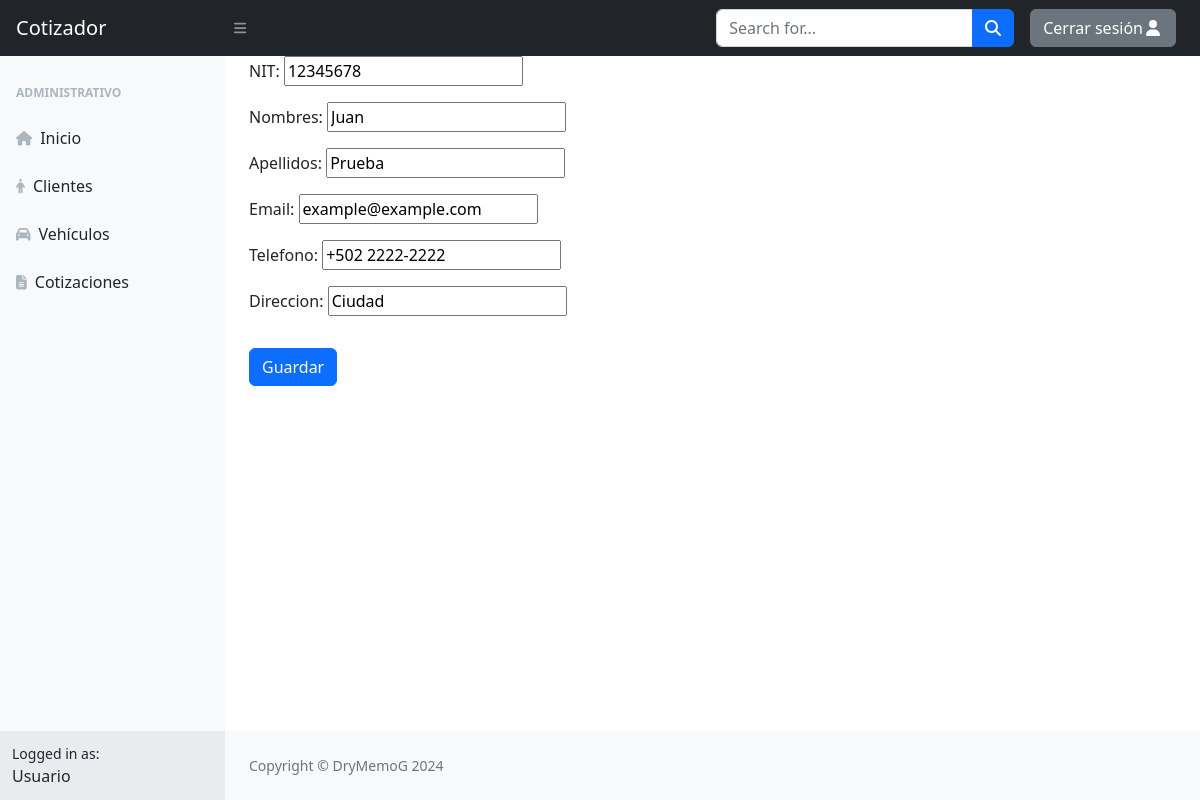
/cliente/12345678/edit/ (signed in), run on an earlier commit of the app's database.
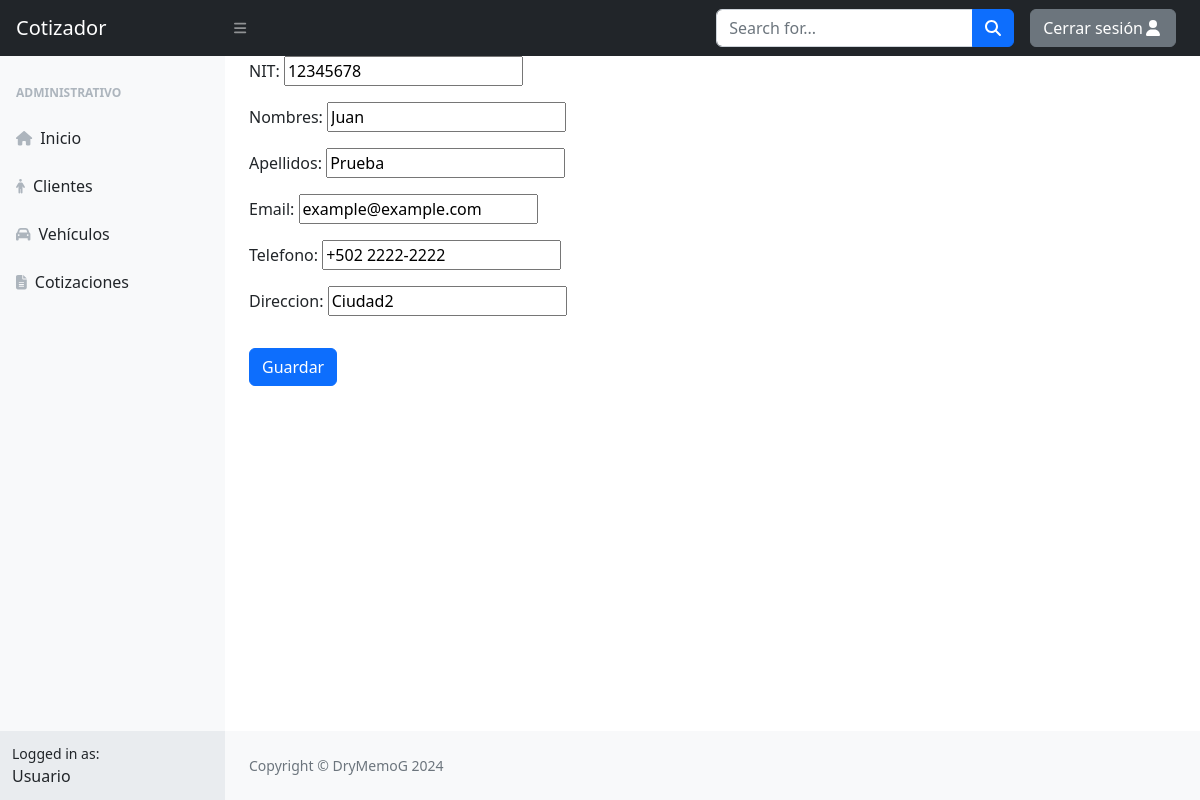
And on a later commit of the database.
### cotizador/models.py (models this page shows, shortened)
class Cliente(models.Model):
    NIT= models.CharField(primary_key=True, max_length=21)
    nombres = models.CharField(max_length=255)
    apellidos = models.CharField(max_length=255)
    email = models.CharField(max_length=255, default="example@example.com")
    telefono = models.CharField(max_length=25, default="+502 2222-2222")
    direccion = models.CharField(max_length=255, default="Ciudad")

### cotizador/views.py (the view)
# urls.py: path('cliente/<int:pk>/edit/', ClienteUpdateView.as_view(), name="ClienteEdit"),
class ClienteUpdateView(LoginRequiredMixin, UpdateView):
    model = Cliente
    form_class = ClienteForm
    template_name = "Cliente/ClienteFormEdit.html"
    success_url = reverse_lazy("ClienteList")

### cotizador/forms.py
class ClienteForm(forms.ModelForm):
    class Meta:
        model = Cliente
        fields = ("NIT", "nombres", "apellidos", "email", "telefono", "direccion")

### cotizador/templates/Cliente/ClienteFormEdit.html (shortened to what this page needs)
{% extends 'base_generic.html' %}s
{% block content %}
<div class="mb-3 container-sm">
    <div class="form-floating">
        <form method="post">
            <div class="form-group">
                {{ form.as_p }}
            </div>
            <button type="submit" class="btn btn-primary mt-3">Guardar</button>
        </form>
    </div>
</div>
{% endblock %}

What changed in the data, as far as the page shows it:
changed Cliente "Juan": direccion "Ciudad" → "Ciudad2"
